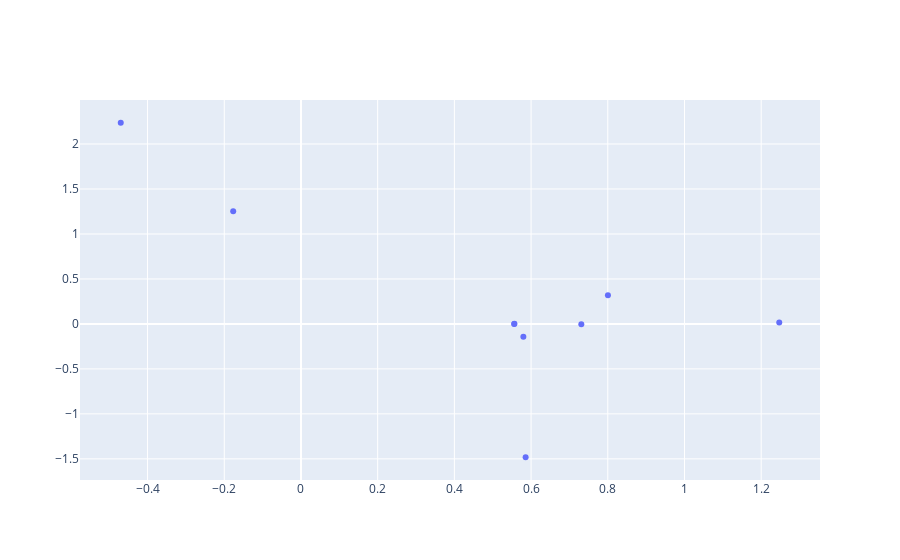

The code cell stored with this chart in its notebook:
### Code cell
fig = go.Figure(data=go.Scatter(x=skewlist,
                                y=abserrlist,
                                mode='markers',
                                text=flist))
fig.show()

### Figure 1 — Plotly figure (JSON) as saved in the notebook; plotly's stock layout.template omitted (floating-point values rounded to 4 significant figures)
{"data": [{"mode": "markers", "text": ["Al2S3", "Eu2O3", "Fe2O3", "IrO2", "Mn3O4", "MnBr2", "TaN", "TiC", "TiO2"], "type": "scatter", "x": [-0.1767, -0.4699, 0.8004, 0.5565, 0.5858, 0.5559, 0.731, 1.247, 0.5799], "y": [1.253, 2.236, 0.3181, 0.0005018, -1.482, -0.0008876, -0.003914, 0.01689, -0.1438]}], "layout": {}}
